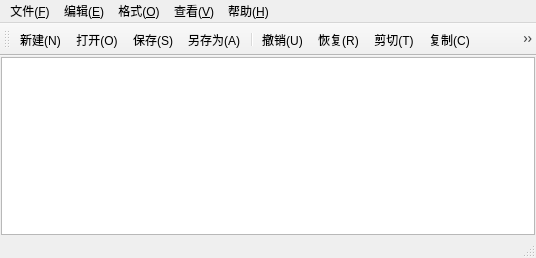
<?xml version="1.0" encoding="UTF-8"?>
<ui version="4.0">
 <class>MainWindow</class>
 <widget class="QMainWindow" name="MainWindow">
  <property name="geometry">
   <rect>
    <x>0</x>
    <y>0</y>
    <width>536</width>
    <height>258</height>
   </rect>
  </property>
  <property name="windowTitle">
   <string>MainWindow</string>
  </property>
  <widget class="QWidget" name="centralwidget">
   <layout class="QVBoxLayout" name="verticalLayout">
    <property name="spacing">
     <number>0</number>
    </property>
    <property name="leftMargin">
     <number>1</number>
    </property>
    <property name="topMargin">
     <number>1</number>
    </property>
    <property name="rightMargin">
     <number>1</number>
    </property>
    <property name="bottomMargin">
     <number>1</number>
    </property>
    <item>
     <widget class="CodeEditor" name="textEdit"/>
    </item>
   </layout>
  </widget>
  <widget class="QMenuBar" name="menubar">
   <property name="geometry">
    <rect>
     <x>0</x>
     <y>0</y>
     <width>536</width>
     <height>22</height>
    </rect>
   </property>
   <widget class="QMenu" name="menu">
    <property name="title">
     <string>文件(&amp;F)</string>
    </property>
    <addaction name="actNew"/>
    <addaction name="actOpen"/>
    <addaction name="actSave"/>
    <addaction name="actSaveAs"/>
    <addaction name="separator"/>
    <addaction name="actExit"/>
   </widget>
   <widget class="QMenu" name="menu_E">
    <property name="title">
     <string>编辑(&amp;E)</string>
    </property>
    <addaction name="actUndo"/>
    <addaction name="actRedo"/>
    <addaction name="actCut"/>
    <addaction name="actCopy"/>
    <addaction name="actPaste"/>
    <addaction name="actFind"/>
    <addaction name="actReplace"/>
    <addaction name="separator"/>
    <addaction name="actSelectAll"/>
   </widget>
   <widget class="QMenu" name="menu_O">
    <property name="title">
     <string>格式(&amp;O)</string>
    </property>
    <addaction name="actFont"/>
    <addaction name="actLine"/>
    <addaction name="actWrap"/>
    <addaction name="actionFontColor"/>
    <addaction name="separator"/>
    <addaction name="actFontBackgroundcolor"/>
    <addaction name="actEditorBackgroundColor"/>
   </widget>
   <widget class="QMenu" name="menu_V">
    <property name="title">
     <string>查看(&amp;V)</string>
    </property>
    <addaction name="actToolBar"/>
    <addaction name="actStatusBar"/>
   </widget>
   <widget class="QMenu" name="menu_H">
    <property name="title">
     <string>帮助(&amp;H)</string>
    </property>
    <addaction name="actAbout"/>
   </widget>
   <addaction name="menu"/>
   <addaction name="menu_E"/>
   <addaction name="menu_O"/>
   <addaction name="menu_V"/>
   <addaction name="menu_H"/>
  </widget>
  <widget class="QStatusBar" name="statusbar"/>
  <widget class="QToolBar" name="toolBar">
   <property name="windowTitle">
    <string>toolBar</string>
   </property>
   <attribute name="toolBarArea">
    <enum>TopToolBarArea</enum>
   </attribute>
   <attribute name="toolBarBreak">
    <bool>false</bool>
   </attribute>
   <addaction name="actNew"/>
   <addaction name="actOpen"/>
   <addaction name="actSave"/>
   <addaction name="actSaveAs"/>
   <addaction name="separator"/>
   <addaction name="actUndo"/>
   <addaction name="actRedo"/>
   <addaction name="actCut"/>
   <addaction name="actCopy"/>
   <addaction name="actPaste"/>
   <addaction name="separator"/>
   <addaction name="actFind"/>
   <addaction name="actReplace"/>
   <addaction name="separator"/>
   <addaction name="actFont"/>
   <addaction name="actLine"/>
   <addaction name="actWrap"/>
   <addaction name="separator"/>
   <addaction name="actToolBar"/>
   <addaction name="actStatusBar"/>
  </widget>
  <action name="actNew">
   <property name="icon">
    <iconset resource="res.qrc">
     <normaloff>:/image/new.svg</normaloff>:/image/new.svg</iconset>
   </property>
   <property name="text">
    <string>新建(&amp;N)</string>
   </property>
   <property name="shortcut">
    <string>Ctrl+N</string>
   </property>
   <property name="menuRole">
    <enum>QAction::MenuRole::NoRole</enum>
   </property>
  </action>
  <action name="actOpen">
   <property name="icon">
    <iconset resource="res.qrc">
     <normaloff>:/image/open.svg</normaloff>:/image/open.svg</iconset>
   </property>
   <property name="text">
    <string>打开(&amp;O)</string>
   </property>
   <property name="shortcut">
    <string>Ctrl+O</string>
   </property>
   <property name="menuRole">
    <enum>QAction::MenuRole::NoRole</enum>
   </property>
  </action>
  <action name="actSave">
   <property name="icon">
    <iconset resource="res.qrc">
     <normaloff>:/image/save.svg</normaloff>:/image/save.svg</iconset>
   </property>
   <property name="text">
    <string>保存(&amp;S)</string>
   </property>
   <property name="shortcut">
    <string>Ctrl+S</string>
   </property>
   <property name="menuRole">
    <enum>QAction::MenuRole::NoRole</enum>
   </property>
  </action>
  <action name="actSaveAs">
   <property name="icon">
    <iconset resource="res.qrc">
     <normaloff>:/image/saveas.svg</normaloff>:/image/saveas.svg</iconset>
   </property>
   <property name="text">
    <string>另存为(&amp;A)</string>
   </property>
   <property name="menuRole">
    <enum>QAction::MenuRole::NoRole</enum>
   </property>
  </action>
  <action name="actExit">
   <property name="text">
    <string>退出(&amp;X)</string>
   </property>
   <property name="menuRole">
    <enum>QAction::MenuRole::NoRole</enum>
   </property>
  </action>
  <action name="actUndo">
   <property name="icon">
    <iconset resource="res.qrc">
     <normaloff>:/image/undo.svg</normaloff>:/image/undo.svg</iconset>
   </property>
   <property name="text">
    <string>撤销(&amp;U)</string>
   </property>
   <property name="shortcut">
    <string>Ctrl+Z</string>
   </property>
   <property name="menuRole">
    <enum>QAction::MenuRole::NoRole</enum>
   </property>
  </action>
  <action name="actCut">
   <property name="icon">
    <iconset resource="res.qrc">
     <normaloff>:/image/cut.svg</normaloff>:/image/cut.svg</iconset>
   </property>
   <property name="text">
    <string>剪切(&amp;T)</string>
   </property>
   <property name="shortcut">
    <string>Ctrl+X</string>
   </property>
   <property name="menuRole">
    <enum>QAction::MenuRole::NoRole</enum>
   </property>
  </action>
  <action name="actCopy">
   <property name="icon">
    <iconset resource="res.qrc">
     <normaloff>:/image/copy.svg</normaloff>:/image/copy.svg</iconset>
   </property>
   <property name="text">
    <string>复制(&amp;C)</string>
   </property>
   <property name="shortcut">
    <string>Ctrl+C</string>
   </property>
   <property name="menuRole">
    <enum>QAction::MenuRole::NoRole</enum>
   </property>
  </action>
  <action name="actPaste">
   <property name="icon">
    <iconset resource="res.qrc">
     <normaloff>:/image/paste.svg</normaloff>:/image/paste.svg</iconset>
   </property>
   <property name="text">
    <string>粘贴(&amp;P)</string>
   </property>
   <property name="shortcut">
    <string>Ctrl+V</string>
   </property>
   <property name="menuRole">
    <enum>QAction::MenuRole::NoRole</enum>
   </property>
  </action>
  <action name="actFind">
   <property name="icon">
    <iconset resource="res.qrc">
     <normaloff>:/image/find.svg</normaloff>:/image/find.svg</iconset>
   </property>
   <property name="text">
    <string>查找(&amp;F)</string>
   </property>
   <property name="shortcut">
    <string>Ctrl+F</string>
   </property>
   <property name="menuRole">
    <enum>QAction::MenuRole::NoRole</enum>
   </property>
  </action>
  <action name="actReplace">
   <property name="icon">
    <iconset resource="res.qrc">
     <normaloff>:/image/replace.svg</normaloff>:/image/replace.svg</iconset>
   </property>
   <property name="text">
    <string>替换(&amp;R)</string>
   </property>
   <property name="menuRole">
    <enum>QAction::MenuRole::NoRole</enum>
   </property>
  </action>
  <action name="actFont">
   <property name="icon">
    <iconset resource="res.qrc">
     <normaloff>:/image/font.svg</normaloff>:/image/font.svg</iconset>
   </property>
   <property name="text">
    <string>字体(&amp;F)</string>
   </property>
   <property name="menuRole">
    <enum>QAction::MenuRole::NoRole</enum>
   </property>
  </action>
  <action name="actWrap">
   <property name="checkable">
    <bool>true</bool>
   </property>
   <property name="icon">
    <iconset resource="res.qrc">
     <normaloff>:/image/wrap.svg</normaloff>:/image/wrap.svg</iconset>
   </property>
   <property name="text">
    <string>自动换行(&amp;W)</string>
   </property>
   <property name="menuRole">
    <enum>QAction::MenuRole::NoRole</enum>
   </property>
  </action>
  <action name="actToolBar">
   <property name="checkable">
    <bool>true</bool>
   </property>
   <property name="icon">
    <iconset resource="res.qrc">
     <normaloff>:/image/tool.svg</normaloff>:/image/tool.svg</iconset>
   </property>
   <property name="text">
    <string>工具栏(&amp;T)</string>
   </property>
   <property name="menuRole">
    <enum>QAction::MenuRole::NoRole</enum>
   </property>
  </action>
  <action name="actStatusBar">
   <property name="checkable">
    <bool>true</bool>
   </property>
   <property name="icon">
    <iconset resource="res.qrc">
     <normaloff>:/image/status.svg</normaloff>:/image/status.svg</iconset>
   </property>
   <property name="text">
    <string>状态栏(&amp;S)</string>
   </property>
   <property name="menuRole">
    <enum>QAction::MenuRole::NoRole</enum>
   </property>
  </action>
  <action name="actRedo">
   <property name="icon">
    <iconset resource="res.qrc">
     <normaloff>:/image/redo.svg</normaloff>:/image/redo.svg</iconset>
   </property>
   <property name="text">
    <string>恢复(&amp;R)</string>
   </property>
   <property name="shortcut">
    <string>Ctrl+Shift+Z</string>
   </property>
   <property name="menuRole">
    <enum>QAction::MenuRole::NoRole</enum>
   </property>
  </action>
  <action name="actSelectAll">
   <property name="text">
    <string>全选(&amp;A)</string>
   </property>
   <property name="shortcut">
    <string>Ctrl+A</string>
   </property>
   <property name="menuRole">
    <enum>QAction::MenuRole::NoRole</enum>
   </property>
  </action>
  <action name="actLine">
   <property name="icon">
    <iconset resource="res.qrc">
     <normaloff>:/image/line.svg</normaloff>:/image/line.svg</iconset>
   </property>
   <property name="text">
    <string>显示行号(&amp;L)</string>
   </property>
   <property name="shortcut">
    <string>Ctrl+L</string>
   </property>
   <property name="menuRole">
    <enum>QAction::MenuRole::NoRole</enum>
   </property>
  </action>
  <action name="actAbout">
   <property name="text">
    <string>关于(&amp;A)</string>
   </property>
   <property name="menuRole">
    <enum>QAction::MenuRole::NoRole</enum>
   </property>
  </action>
  <action name="actionFontColor">
   <property name="text">
    <string>字体颜色</string>
   </property>
   <property name="menuRole">
    <enum>QAction::MenuRole::NoRole</enum>
   </property>
  </action>
  <action name="actFontBackgroundcolor">
   <property name="text">
    <string>字体背景颜色</string>
   </property>
   <property name="menuRole">
    <enum>QAction::MenuRole::NoRole</enum>
   </property>
  </action>
  <action name="actEditorBackgroundColor">
   <property name="text">
    <string>编辑器背景颜色</string>
   </property>
   <property name="menuRole">
    <enum>QAction::MenuRole::NoRole</enum>
   </property>
  </action>
 </widget>
 <customwidgets>
  <customwidget>
   <class>CodeEditor</class>
   <extends>QPlainTextEdit</extends>
   <header location="global">codeedit.h</header>
  </customwidget>
 </customwidgets>
 <resources>
  <include location="res.qrc"/>
 </resources>
 <connections/>
</ui>
